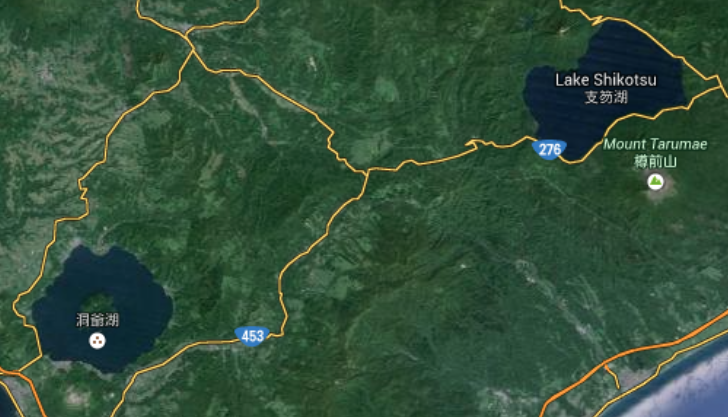
%> input picture Water Body Detection/img4.png, 728 x 417 px
$ octave main.m   (GNU Octave 9; MATLAB toolbox functions it lacks are replaced by stand-ins)
%> lines starting %> are read from the running program, lines starting %| are printed output that depends on the picture; in (x1, y1, x2, y2) boxes, pixels count from 0 and x2, y2 are one past the last pixel; in counts of white or black regions, pixels touching at a corner belong together; the program's own positions count from 1
%> further down, im is the input picture: size 417x728x3 uint8; mean R, G, B 51.3, 80.6, 58.9
### Water Body Detection/colorDetect.m

%give the image into colorDetect
%calculates the HSV of the image and
%calls the findWater function to detect
%the blue hues

function map= colorDetect(rgbImage)
hsv=rgb2hsv(rgbImage);
%> hsv: size 417x728x3 double; mean H, S, V 0.383, 0.439, 0.325
      BW=false;
      BW=BW|findWater(hsv);
BW = imclose(BW,ones(5));

for ii=3:-1:1
   Q=regionprops(BW,rgbImage(:,:,ii),'MeanIntensity');
     cmap(:,ii)=vertcat(Q.MeanIntensity)/255;
end
map=label2rgb(bwlabel(BW),cmap,'k');


%function to locate blue hue in the original image
function bw=findWater(hsv)
   vthresh=.001;
   H=hsv(:,:,1);
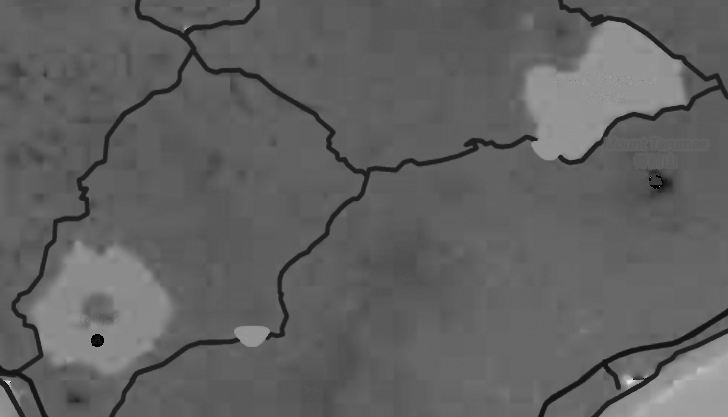
%> H: size 417x728 double; min 0, max 0.917, mean 0.383
   S=hsv(:,:,2);
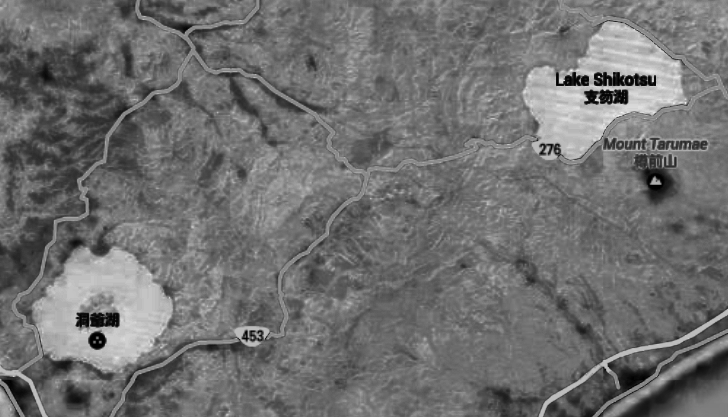
%> S: size 417x728 double; min 0, max 0.958, mean 0.439
   V=hsv(:,:,3);
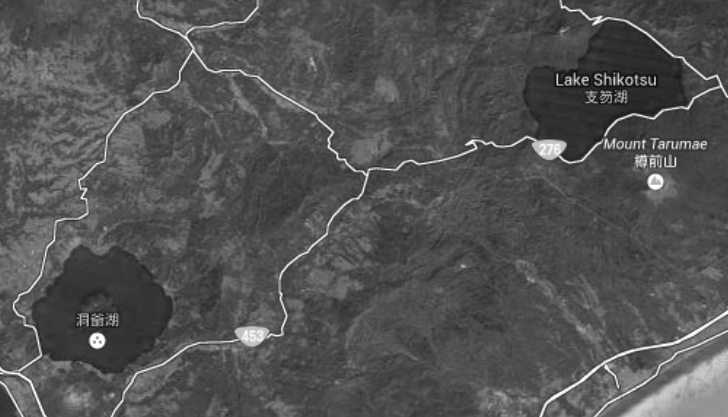
%> V: size 417x728 double; min 0.0431, max 1, mean 0.325
   Vbin=V>=vthresh;
%> Vbin: size 417x728 logical; every value is 1

   %blue hue values
   Hbin=abs(H-.55)<=.1;
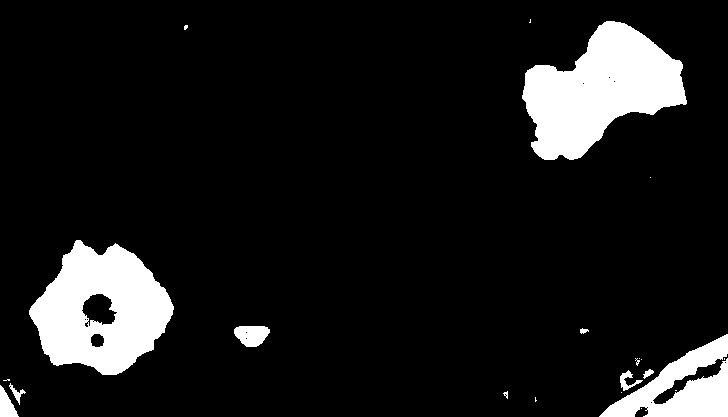
%> Hbin: size 417x728 logical; 10.5% white; 22 white regions (12 under 20 px), largest, box (x1, y1, x2, y2) and area: (522, 21, 687, 160) 13158, (29, 240, 174, 375) 12221, (599, 334, 728, 417) 5062
   Sbin=S>=.5;
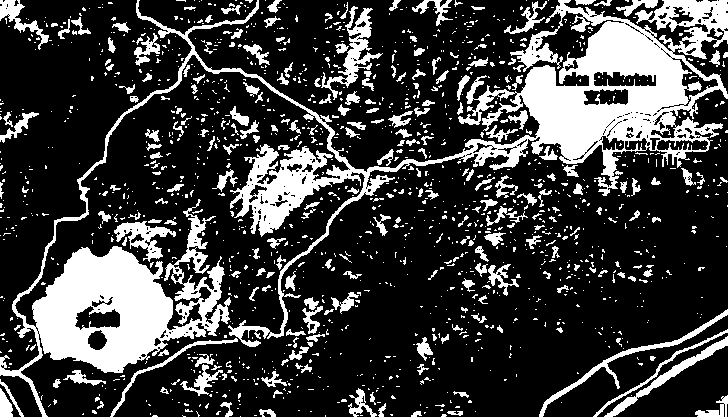
%> Sbin: size 417x728 logical; 24.3% white; 1449 white regions (1207 under 20 px), largest, box (x1, y1, x2, y2) and area: (0, 0, 728, 417) 46281, (321, 6, 383, 100) 1382, (539, 309, 728, 417) 1113
   bw=Hbin&Sbin&Vbin;
%> bw: size 417x728 logical; 7.9% white; 25 white regions (18 under 20 px), largest, box (x1, y1, x2, y2) and area: (522, 21, 687, 160) 11050, (32, 246, 173, 373) 10934, (604, 336, 728, 417) 1016

### Water Body Detection/main.m
im= imread('img4.png');

%run function on image
pic = colorDetect(im);
%> in colorDetect, `BW = imclose(BW,ones(5));`:
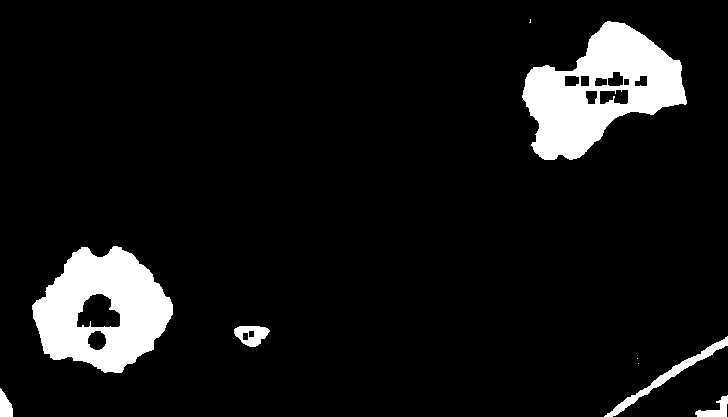
%> BW: size 417x728 logical; 8.2% white; 9 white regions (3 under 20 px), largest, box (x1, y1, x2, y2) and area: (522, 21, 687, 160) 11900, (32, 246, 173, 373) 11018, (604, 336, 728, 417) 1028, (234, 326, 270, 347) 473, (695, 395, 728, 417) 322, (0, 388, 13, 417) 260
%> after the loop in colorDetect, `for ii=3:-1:1`: cmap = [0.0833 0.173 0.214; 0.0614 0.174 0.21; 0.332 0.552 0.755; 0.0711 0.148 0.208; 0.103 0.23 0.195; 0.16 0.292 0.371; 0.11 0.22 0.188; 0.11 0.22 0.188; 0.288 0.38 0.577]
%> in colorDetect, `map=label2rgb(bwlabel(BW),cmap,'k');`:
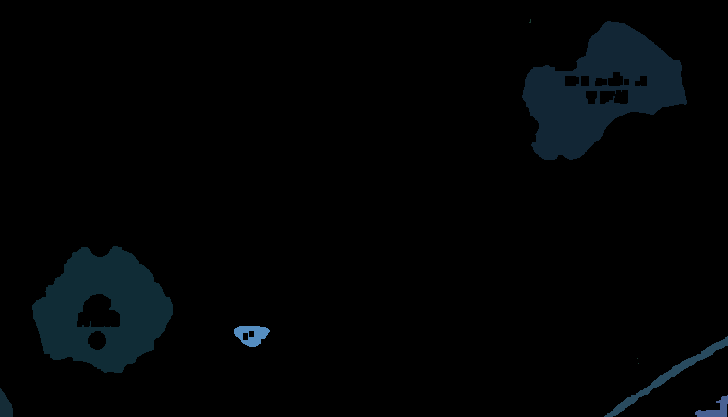
%> map: size 417x728x3 uint8; mean R, G, B 1.7, 3.7, 4.9

%convert to black and white
bw = im2bw(pic,.01);
%> (the run ends here)

$ run again, with Water Body Detection/img10.png copied over Water Body Detection/img4.png
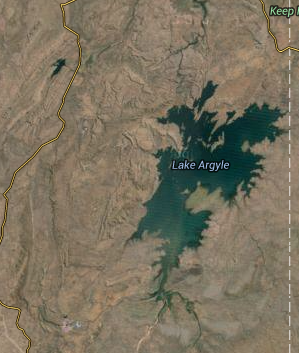
%> input picture Water Body Detection/img10.png, 299 x 353 px
%> im is the input picture: size 353x299x3 uint8; mean R, G, B 122.6, 114, 95.1
%> hsv: size 353x299x3 double; mean H, S, V 0.142, 0.282, 0.494
%> Vbin: size 353x299 logical; every value is 1
%> in findWater, `Hbin=abs(H-.55)<=.1;`:
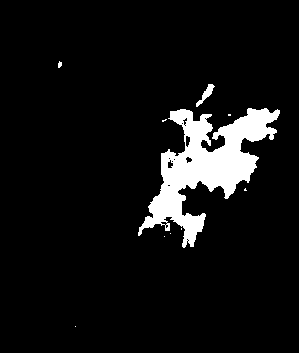
%> Hbin: size 353x299 logical; 7.3% white; 10 white regions (7 under 20 px), largest, box (x1, y1, x2, y2) and area: (138, 108, 280, 248) 7484, (196, 84, 215, 107) 136, (58, 61, 62, 68) 21
%> Sbin: size 353x299 logical; 6.2% white; 56 white regions (44 under 20 px), largest, box (x1, y1, x2, y2) and area: (162, 105, 278, 213) 4295, (0, 0, 82, 244) 683, (177, 209, 208, 246) 549
%> bw: size 353x299 logical; 4.9% white; 44 white regions (36 under 20 px), largest, box (x1, y1, x2, y2) and area: (162, 108, 278, 213) 4111, (177, 209, 206, 246) 479, (197, 119, 213, 141) 189
%> BW: size 353x299 logical; 5.6% white; 12 white regions (6 under 20 px), largest, box (x1, y1, x2, y2) and area: (157, 108, 278, 246) 5576, (161, 150, 174, 170) 129, (173, 112, 193, 123) 100, (203, 85, 214, 100) 50, (153, 213, 161, 218) 29, (170, 109, 186, 114) 26
%> after the loop in colorDetect, `for ii=3:-1:1`: cmap = [0.0612 0.147 0.136; 0.151 0.306 0.279; 0.142 0.288 0.268; 0.0812 0.222 0.213; 0.123 0.255 0.235; 0.112 0.221 0.203; 0.0924 0.207 0.197; 0.105 0.205 0.192; 0.0908 0.181 0.181; 0.0784 0.195 0.183; 0.0882 0.195 0.198; 0.0627 0.175 0.147]
%> in colorDetect, `map=label2rgb(bwlabel(BW),cmap,'k');`:
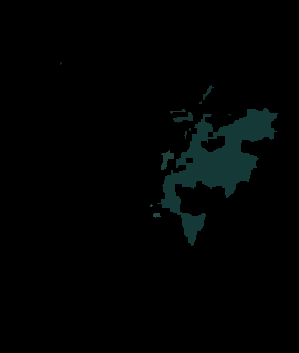
%> map: size 353x299x3 uint8; mean R, G, B 1.2, 3.2, 3

$ run again, with Water Body Detection/img11.png copied over Water Body Detection/img4.png
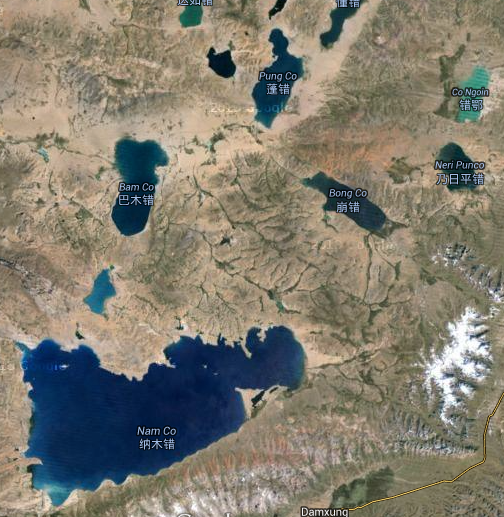
%> input picture Water Body Detection/img11.png, 504 x 517 px
%> im is the input picture: size 517x504x3 uint8; mean R, G, B 128.8, 124.1, 111
%> hsv: size 517x504x3 double; mean H, S, V 0.199, 0.313, 0.545
%> Vbin: size 517x504 logical; every value is 1
%> Hbin: size 517x504 logical; 17.1% white; 40 white regions (17 under 20 px), largest, box (x1, y1, x2, y2) and area: (16, 325, 304, 506) 29450, (111, 139, 168, 236) 3658, (252, 28, 304, 128) 2638
%> Sbin: size 517x504 logical; 13.8% white; 121 white regions (103 under 20 px), largest, box (x1, y1, x2, y2) and area: (19, 327, 302, 504) 26976, (112, 140, 167, 235) 2937, (253, 30, 302, 125) 1856
%> BW: size 517x504 logical; 14.2% white; 18 white regions (8 under 20 px), largest, box (x1, y1, x2, y2) and area: (19, 327, 302, 504) 27505, (112, 140, 167, 235) 3226, (253, 30, 302, 125) 2131
%> after the loop in colorDetect, `for ii=3:-1:1`: cmap = 18 rows, first 12: [0.053 0.169 0.319; 0.117 0.388 0.487; 0.0494 0.203 0.277; 0.121 0.345 0.311; 0.098 0.208 0.184; 0.0158 0.0922 0.133; 0.0722 0.212 0.283; 0.0565 0.139 0.128; 0.0627 0.161 0.133; 0.0286 0.0812 0.0857; 0.136 0.211 0.249; 0.0792 0.199 0.223]
%> in colorDetect, `map=label2rgb(bwlabel(BW),cmap,'k');`:
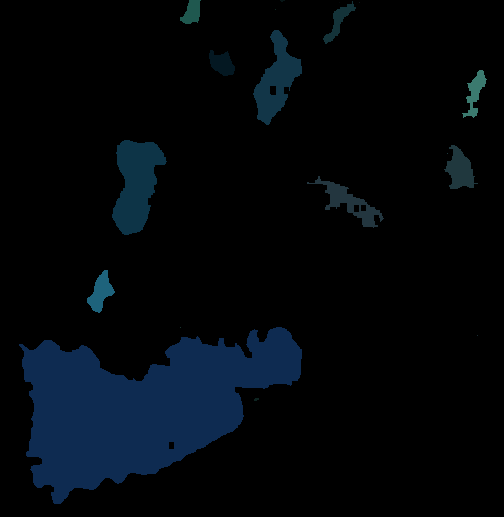
%> map: size 517x504x3 uint8; mean R, G, B 2.3, 6.7, 11.2
